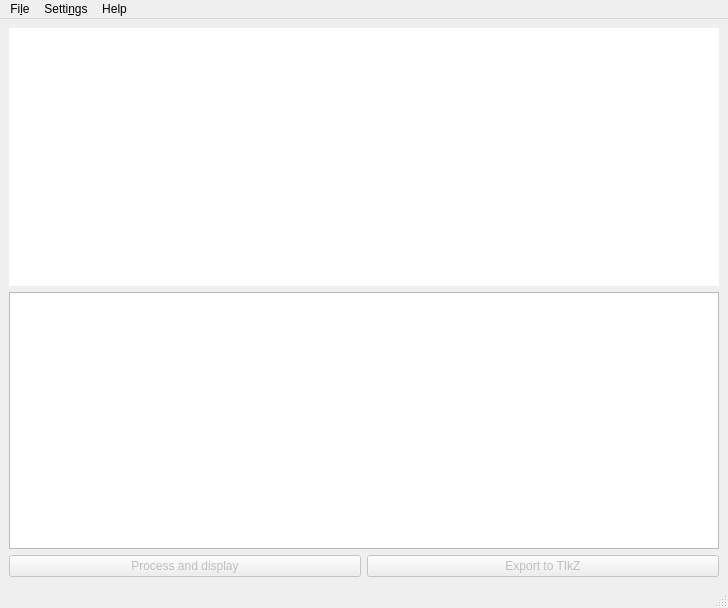
<?xml version="1.0" encoding="UTF-8"?>
<ui version="4.0">
 <class>MainWindow</class>
 <widget class="QMainWindow" name="MainWindow">
  <property name="geometry">
   <rect>
    <x>0</x>
    <y>0</y>
    <width>728</width>
    <height>608</height>
   </rect>
  </property>
  <property name="minimumSize">
   <size>
    <width>440</width>
    <height>400</height>
   </size>
  </property>
  <property name="windowTitle">
   <string>PyCirkuit - by Orestes Mas</string>
  </property>
  <property name="windowIcon">
   <iconset resource="../resources/resources.qrc">
    <normaloff>:/icons/AppIcon</normaloff>:/icons/AppIcon</iconset>
  </property>
  <widget class="QWidget" name="centralwidget">
   <layout class="QVBoxLayout" name="verticalLayout">
    <item>
     <widget class="QLabel" name="imatge">
      <property name="sizePolicy">
       <sizepolicy hsizetype="Preferred" vsizetype="Preferred">
        <horstretch>1</horstretch>
        <verstretch>1</verstretch>
       </sizepolicy>
      </property>
      <property name="font">
       <font>
        <pointsize>18</pointsize>
        <weight>75</weight>
        <bold>true</bold>
       </font>
      </property>
      <property name="autoFillBackground">
       <bool>false</bool>
      </property>
      <property name="styleSheet">
       <string notr="true">background-color: rgb(255, 255, 255);
color: rgb(255, 0, 0);</string>
      </property>
      <property name="text">
       <string/>
      </property>
      <property name="scaledContents">
       <bool>false</bool>
      </property>
      <property name="alignment">
       <set>Qt::AlignCenter</set>
      </property>
     </widget>
    </item>
    <item>
     <widget class="QTextEdit" name="sourceText">
      <property name="sizePolicy">
       <sizepolicy hsizetype="Expanding" vsizetype="Expanding">
        <horstretch>1</horstretch>
        <verstretch>1</verstretch>
       </sizepolicy>
      </property>
     </widget>
    </item>
    <item>
     <layout class="QHBoxLayout" name="horizontalLayout">
      <item>
       <widget class="QPushButton" name="processButton">
        <property name="enabled">
         <bool>false</bool>
        </property>
        <property name="text">
         <string>Process and display</string>
        </property>
       </widget>
      </item>
      <item>
       <widget class="QPushButton" name="exportButton">
        <property name="enabled">
         <bool>false</bool>
        </property>
        <property name="text">
         <string>Export to TIkZ</string>
        </property>
       </widget>
      </item>
     </layout>
    </item>
   </layout>
  </widget>
  <widget class="QMenuBar" name="menubar">
   <property name="geometry">
    <rect>
     <x>0</x>
     <y>0</y>
     <width>728</width>
     <height>36</height>
    </rect>
   </property>
   <widget class="QMenu" name="menuFile">
    <property name="title">
     <string>Fi&amp;le</string>
    </property>
    <addaction name="actionOpen"/>
    <addaction name="actionQuit"/>
   </widget>
   <widget class="QMenu" name="menuHelp">
    <property name="title">
     <string>Help</string>
    </property>
    <addaction name="separator"/>
    <addaction name="actionAbout"/>
   </widget>
   <widget class="QMenu" name="menuSettings">
    <property name="title">
     <string>Setti&amp;ngs</string>
    </property>
    <addaction name="actionPreferences"/>
   </widget>
   <addaction name="menuFile"/>
   <addaction name="menuSettings"/>
   <addaction name="menuHelp"/>
  </widget>
  <widget class="QStatusBar" name="statusbar"/>
  <action name="actionQuit">
   <property name="text">
    <string>&amp;Quit</string>
   </property>
  </action>
  <action name="actionOpen">
   <property name="text">
    <string>&amp;Open</string>
   </property>
  </action>
  <action name="actionAbout">
   <property name="text">
    <string>&amp;About PyCirkuit</string>
   </property>
  </action>
  <action name="actionPreferences">
   <property name="text">
    <string>&amp;Preferences...</string>
   </property>
  </action>
 </widget>
 <tabstops>
  <tabstop>sourceText</tabstop>
  <tabstop>processButton</tabstop>
  <tabstop>exportButton</tabstop>
 </tabstops>
 <resources>
  <include location="../resources/resources.qrc"/>
 </resources>
 <connections>
  <connection>
   <sender>actionQuit</sender>
   <signal>triggered()</signal>
   <receiver>MainWindow</receiver>
   <slot>close()</slot>
   <hints>
    <hint type="sourcelabel">
     <x>-1</x>
     <y>-1</y>
    </hint>
    <hint type="destinationlabel">
     <x>146</x>
     <y>66</y>
    </hint>
   </hints>
  </connection>
 </connections>
</ui>
